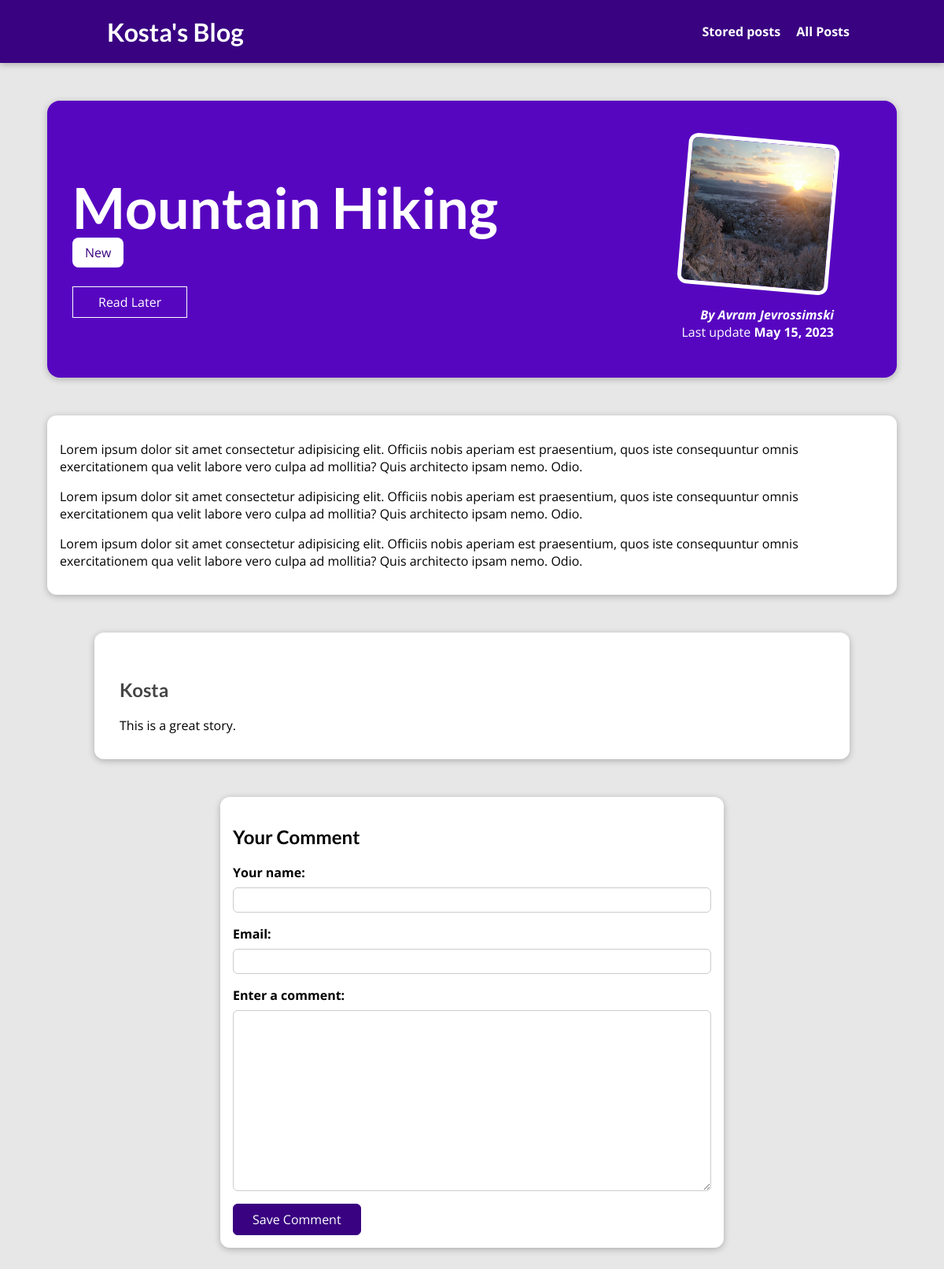
The app's page /posts/mountain-hiking with its own data.
### blog/models.py (models this page shows, shortened)
class Post(models.Model):
    title=models.CharField(max_length=150)
    excerpt=models.CharField(max_length=200)
    image=models.ImageField(upload_to="images", null=True)
    date=models.DateField(auto_now=True)
    slug=models.SlugField(unique=True, db_index=True)
    contnet=models.TextField(validators=[MinLengthValidator(10)])
    author=models.ForeignKey(Author, null=True, on_delete=models.SET_NULL, related_name="posts")
    tag=models.ManyToManyField(Tag)

class Tag(models.Model):
    caption=models.CharField(max_length=10)

class Author(models.Model):
    first_name=models.CharField(max_length=50)
    last_name=models.CharField(max_length=50)
    email=models.EmailField()
    def fully_name(self):
        return f"{self.first_name} {self.last_name}"
    def __str__(self):
        return self.fully_name()

class Comment(models.Model):
    user_name=models.CharField(max_length=50, null=False)
    email=models.EmailField(max_length=254, null=False)
    text=models.TextField()
    post=models.ForeignKey(Post, on_delete=models.CASCADE, related_name="comments")

### blog/views.py (the view, shortened to what this page needs)
# urls.py: path("posts/<slug:slug>", views.Single_postView.as_view(), name="post-detail"), #posts/my-first-page
class Single_postView(View):
    def is_stored_post(self,request, post_id):
        stored_post=request.session.get("stored_post")
        if stored_post is not None:
            is_saved_for_later= post_id in stored_post
        else:
            is_saved_for_later = False
        return is_saved_for_later
    def get(self,request, slug):
        post=Post.objects.get(slug=slug)
        context={
        "post":post,
        "post_tag":post.tag.all(),
        "form":CommentForm(),
        "comments":post.comments.all().order_by("-id"),
        "is_stored": self.is_stored_post(request, post.id)
        }
        return render(request, "blog/post-detail.html", context)

### blog/forms.py
class CommentForm(forms.ModelForm):
    class Meta:
        model=Comment
        exclude= ["post"]
        labels={
            "user_name":"Your name",
            "email":"Email",
            "text":"Enter a comment"
        }

### blog/templates/blog/post-detail.html (shortened to what this page needs)
{% extends "base.html" %}
{% load static %}
{% block css_files %}
    <link rel="stylesheet" href="{% static 'blog/post-detail.css' %}">
{% endblock css_files %}
{% block content %}
    <section id="summary">
        <h2>{{ post.title }}</h2>
        <div>
            {% for tag in post_tag %}
                <span class="tag">{{tag.caption}}</span>
            {% endfor %}
        </div>
        <div id="read-later">
            <form action="{% url 'read-later' %}" method="POST" >
                <button>
                    {% if is_stored %}
                        Remove it from "Read Later" list
                    {% else %}
                        Read Later
                    {% endif %}
                </button>
            </form>
        </div>
        <article>
            <img src="{{ post.image.url }}" alt="{{post.title}}"/>
            <address>
                By <a href="mailto: {{post.author.email}}"> {{post.author}}</a>
            </address>
            <div>
                Last update <time>{{post.date}}</time>
            </div>
        </article>
    </section>
    <main>
        <p>{{post.contnet|linebreaks}}</p>
    </main>
    <section id="comments">
        <ul>
            {% for comment in comments  %}
                <li>
                    <br>
                    <h2>{{comment.user_name}}</h2>
                    <p>{{comment.text|linebreaks}}</p>
                </li>
            {% endfor %}
        </ul>
    </section>
    <section id="comment-form">
        <h2>Your Comment</h2>
        <form action="{% url 'post-detail' post.slug %}" method="POST">
            {% for form_field in form %}
                <div class="form-control {% if form_field.errors %}invalid{% endif %}">
                    {{form_field.label_tag}}
                    {{form_field}}
                </div>
            {% endfor %}
            <button>Save Comment</button>
        </form>
    </section>
{% endblock content %}

### static/app.css (style rules this page uses)
* { box-sizing: border-box; }
html { font-family: 'Open Sans', 'Lato', sans-serif; }
body { margin: 0; }
h1, h2, h3 { font-family: 'Lato', sans-serif; font-weight: bold; }

### blog/static/blog/post-detail.css (style rules this page uses)
body { background-color: #e7e7e7; }
#summary { margin: 8rem auto 3rem auto; padding: 2rem; width: 90%; max-width: 90rem; border-radius: 16px; background-color: #5706c0; position: relative; box-shadow: 0 2px 8px rgba(0, 0, 0, 0.25); height: 22rem; }
#summary h2 { color: white; font-size: 4.5rem; margin-bottom: 0.25rem; }
#summary article { position: absolute; top: 2rem; right: 3rem; padding: 1rem 2rem; border-radius: 12px; text-align: right; color: white; }
#summary article img { width: 12rem; height: 12rem; border-radius: 12px; transform: rotateZ(5deg); border: 5px solid white; margin-bottom: 1rem; }
#summary address { font-weight: bold; }
#summary a { color: white; text-decoration: none; }
#summary time { font-weight: bold; }
#read-later { margin: 2rem 0; }
#read-later button { background-color: transparent; border: 1px solid white; padding: 0.5rem 2rem; font: inherit; color: white; cursor: pointer; }
main { width: 90%; max-width: 90rem; margin: 3rem auto; background-color: white; padding: 1rem; border-radius: 12px; box-shadow: 0 2px 8px rgba(0, 0, 0, 0.25); }
.tag { background-color: white; color: #390281; padding: 0.5rem 1rem; border-radius: 8px; }
#comment-form { margin: 3rem auto; width: 90%; max-width: 40rem; border-radius: 12px; background-color: white; box-shadow: 0 2px 8px rgba(0, 0, 0, 0.25); padding: 1rem; }
#comment-form button { font: inherit; background-color: #390281; color: white; border: 1px solid #390281; padding: 0.5rem 1.5rem; border-radius: 6px; cursor: pointer; }
.form-control { margin-bottom: 1rem; }
.form-control label { font-weight: bold; margin-bottom: 0.5rem; display: block; }
.form-control input, .form-control textarea { display: block; width: 100%; font: inherit; padding: 0.25rem; border-radius: 6px; border: 1px solid #ccc; }
#comments { margin: 3rem auto; width: 90%; max-width: 60rem; border-radius: 12px; background-color: white; box-shadow: 0 2px 8px rgba(0, 0, 0, 0.25); padding: 1rem 2rem; }
#comments ul { list-style: none; margin: 0; padding: 0; }
#comments li { margin-bottom: 1rem; border-bottom: 2px solid #ccc; }
#comments li:last-of-type { border-bottom: none; }
#comments h2 { color: #464646; }

### records on screen
Post: title "Mountain Hiking", image (picture), author "Avram Jevrossimski", date "May 15, 2023", contnet "Lorem ipsum dolor sit amet consectetur adipisicing elit. Officiis nobis aperiam est praesentium, quos iste consequuntur omnis exercitationem qua velit labore vero culpa ad mollitia? Quis architecto ipsam nemo. Odio. Lorem ipsum dolor sit amet consectetur adipisicing elit. Officiis nobis aperiam est praesentium, quos iste consequuntur omnis exercitationem qua velit labore vero culpa ad mollitia? Quis architecto ipsam nemo. Odio. Lorem ipsum dolor sit amet consectetur adipisicing elit. Officiis nobis aperiam est praesentium, quos iste consequuntur omnis exercitationem qua velit labore vero culpa ad mollitia? Quis architecto ipsam nemo. Odio."
Tag: caption "New"
Comment: user_name "Kosta", text "This is a great story."
